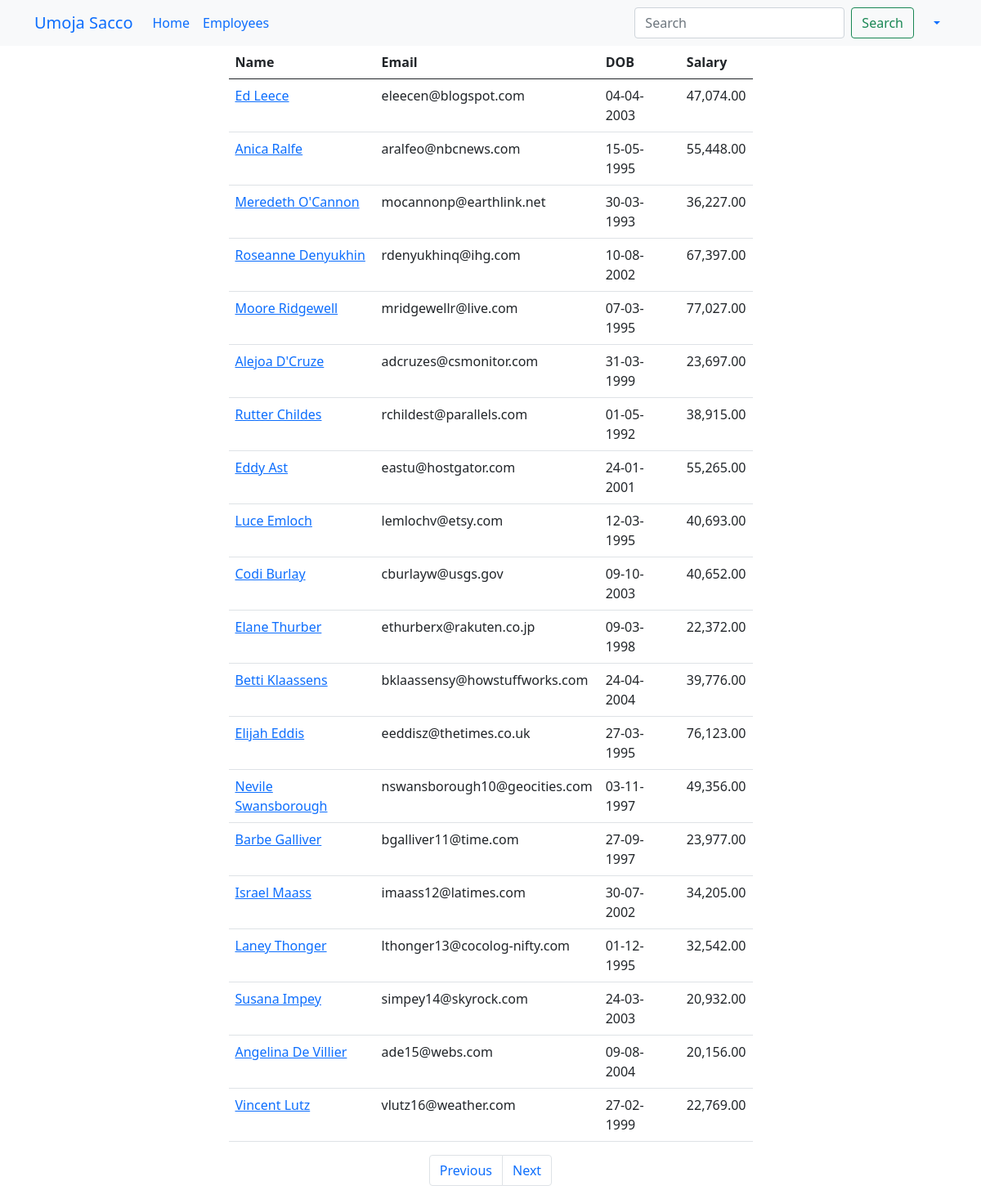
Page /employees?page=2 (signed in) on the committed database.
### main_app/models.py (models this page shows, shortened)
class Employee(models.Model):
    name = models.CharField(max_length=40)
    email = models.EmailField(unique=True)
    dob = models.DateField(null=True)
    salary = models.DecimalField(max_digits=7, decimal_places=2)  # 67000.58
    disabled = models.BooleanField(default=False)
    profile = models.ImageField(upload_to=unique_img_name, null=True, default="employees/employee.png")
    created_at = models.DateTimeField(auto_now_add=True, null=True)  # Once during creation
    updated_at = models.DateTimeField(auto_now=True, null=True)  # Every time an update happens

### main_app/views.py (the view)
# urls.py: path('employees', views.all_employees, name="all"),
@login_required
@permission_required('main_app.view_employee', raise_exception=True)
def all_employees(request):
    employees = Employee.objects.all()  # SELECT * FROM employees
    paginator = Paginator(employees, 20)
    page_number = request.GET.get("page")
    data = paginator.get_page(page_number)
    return render(request, "all_employees.html", {"employees": data})

### templates/all_employees.html (shortened to what this page needs)
{% extends 'base_template.html' %}
{% load humanize %}
{% block content %}
    {% include 'navbar.html' %}
    <div class="container">
        <div class="row justify-content-center">
            <div class="col-sm-7">
                <table class="table">
                    <thead>
                    <tr>
                        <th>Name</th>
                        <th>Email</th>
                        <th>DOB</th>
                        <th>Salary</th>
                    </tr>
                    </thead>
                    <tbody>
                    {% for employee in employees %}
                        <tr>
                            <td>
                                <a href="/employees/{{ employee.id }}">{{ employee.name | title }}</a>
                            </td>
                            <td>{{ employee.email }}</td>
                            <td>{{ employee.dob | date:'d-m-Y' }}</td>
                            <td>{{ employee.salary | intcomma }}</td>
                        </tr>
                    {% endfor %}
                    </tbody>
                </table>
                <nav aria-label="Page navigation example">
                    <ul class="pagination justify-content-center">
                        {% if employees.has_previous %}
                            <li class="page-item">
                                <a class="page-link" href='?page={{ employees.previous_page_number }}'>Previous</a>
                            </li>
                        {% else %}
                            <li class="page-item disabled">
                                <a class="page-link" href='' tabindex="-1" aria-disabled="True">Previous</a>
                            </li>
                        {% endif %}
                        {% if employees.has_next %}
                            <li class="page-item">
                                <a class="page-link" href='?page={{ employees.next_page_number }}'>Next</a>
                            </li>
                        {% else %}
                            <li class="page-item disabled">
                                <a class="page-link" href='' tabindex="-1" aria-disabled="True">Next</a>
                            </li>
                        {% endif %}
                    </ul>
                </nav>
            </div>
        </div>
    </div>
{% endblock %}

### rows in the picture
Employee: name "Ed Leece", email "eleecen@blogspot.com", dob "04-04-2003", salary "47,074.00"
Employee: name "Anica Ralfe", email "aralfeo@nbcnews.com", dob "15-05-1995", salary "55,448.00"
Employee: name "Meredeth O'Cannon", email "mocannonp@earthlink.net", dob "30-03-1993", salary "36,227.00"
Employee: name "Roseanne Denyukhin", email "rdenyukhinq@ihg.com", dob "10-08-2002", salary "67,397.00"
Employee: name "Moore Ridgewell", email "mridgewellr@live.com", dob "07-03-1995", salary "77,027.00"
Employee: name "Alejoa D'Cruze", email "adcruzes@csmonitor.com", dob "31-03-1999", salary "23,697.00"
Employee: name "Rutter Childes", email "rchildest@parallels.com", dob "01-05-1992", salary "38,915.00"
Employee: name "Eddy Ast", email "eastu@hostgator.com", dob "24-01-2001", salary "55,265.00"
Employee: name "Luce Emloch", email "lemlochv@etsy.com", dob "12-03-1995", salary "40,693.00"
Employee: name "Codi Burlay", email "cburlayw@usgs.gov", dob "09-10-2003", salary "40,652.00"
Employee: name "Elane Thurber", email "ethurberx@rakuten.co.jp", dob "09-03-1998", salary "22,372.00"
Employee: name "Betti Klaassens", email "bklaassensy@howstuffworks.com", dob "24-04-2004", salary "39,776.00"
Employee: name "Elijah Eddis", email "eeddisz@thetimes.co.uk", dob "27-03-1995", salary "76,123.00"
Employee: name "Nevile Swansborough", email "nswansborough10@geocities.com", dob "03-11-1997", salary "49,356.00"
Employee: name "Barbe Galliver", email "bgalliver11@time.com", dob "27-09-1997", salary "23,977.00"
Employee: name "Israel Maass", email "imaass12@latimes.com", dob "30-07-2002", salary "34,205.00"
Employee: name "Laney Thonger", email "lthonger13@cocolog-nifty.com", dob "01-12-1995", salary "32,542.00"
Employee: name "Susana Impey", email "simpey14@skyrock.com", dob "24-03-2003", salary "20,932.00"
Employee: name "Angelina De Villier", email "ade15@webs.com", dob "09-08-2004", salary "20,156.00"
Employee: name "Vincent Lutz", email "vlutz16@weather.com", dob "27-02-1999", salary "22,769.00"
